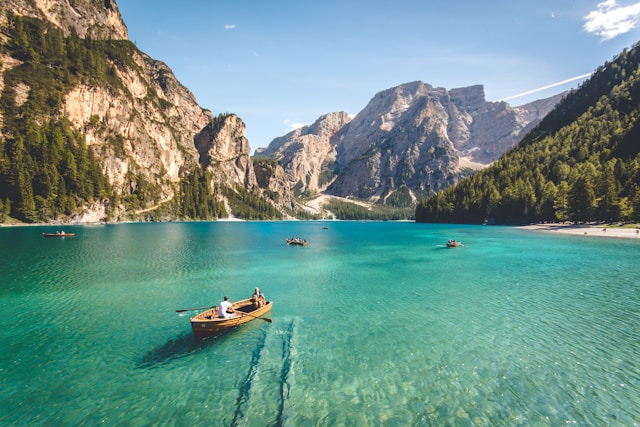
#> input picture Reading and writing/mountain.jpg, 640 x 427 px
$ jupyter execute reading_and_writing.ipynb
#> lines starting #> are read from the running program, lines starting #| are printed output that depends on the picture
[cell 1]
# !pip install opencv-python

[cell 2]
import cv2

[cell 3]
# Read the Image
image = cv2.imread("./mountain.jpg")
#> image is the input picture: shape (427, 640, 3); mean B, G, R 136.9, 144.8, 108.4

[cell 4]
# check if image is loaded successfully
if image is None:
    print("Error: Could not load the image.")
else:
    print("Image is loaded successfully")

[cell 5]
# Display the image
cv2.imshow("image window", image)
cv2.waitKey(0)
cv2.destroyAllWindows()

[cell 6]
# Write the image

image_new = image + 30
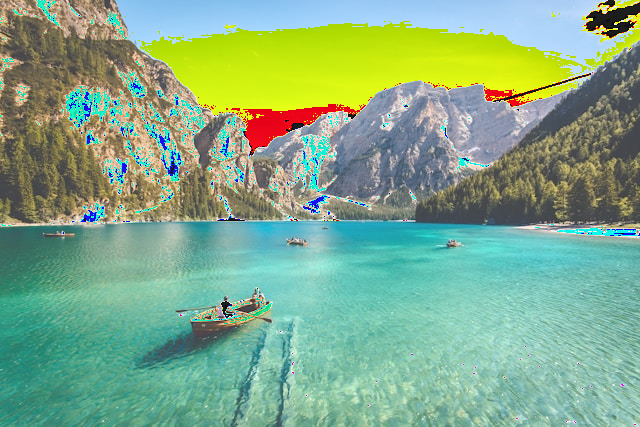
#> image_new: shape (427, 640, 3); mean B, G, R 137.4, 169.7, 130.7
cv2.imwrite("./output.jpg", image_new)
#> Out = True
